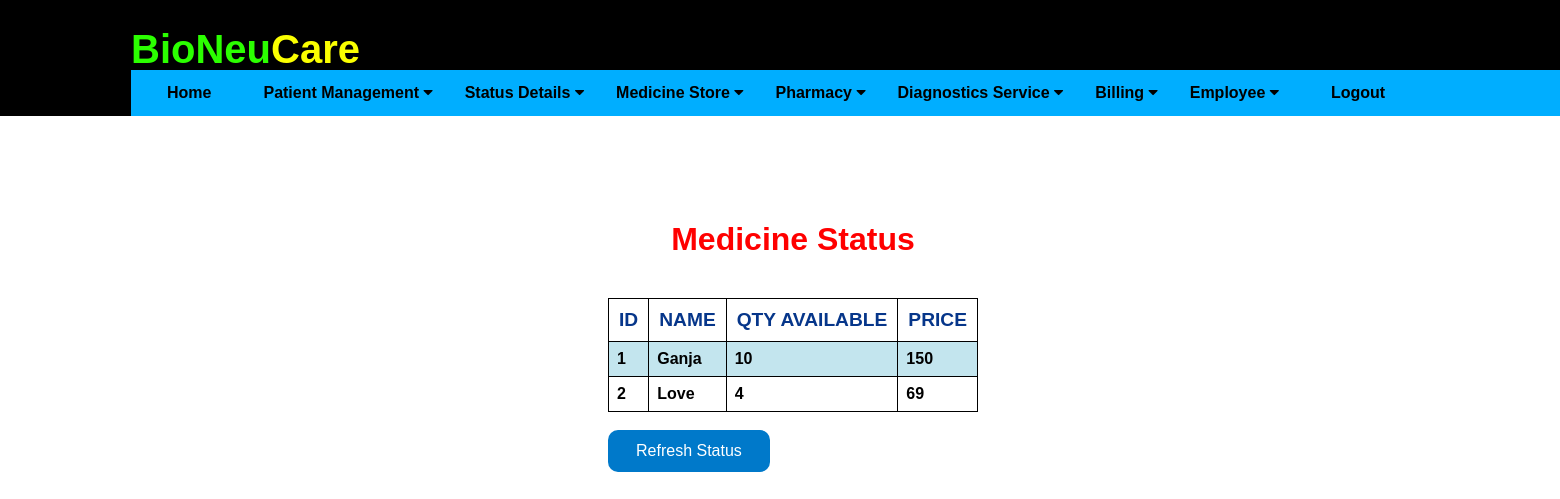
/medicinestatus (signed in), run on the app's committed database.
### application/db.py (models this page shows)
class MedicineMaster(db.Model):
    __tablename__ = 'medicinemaster'
    mid = db.Column(db.Integer, db.ForeignKey('medicines.mid'), primary_key=True)
    mname = db.Column(db.String(20))
    qavailable = db.Column(db.Integer)
    rate = db.Column(db.Integer)

### application/routes.py (the view)
@app.route('/medicinestatus')
def medicinestatus():
    if session.get('username') or session.get('lab'):
        updatep = MedicineMaster.query.all()
        print(updatep)
        if not updatep:
            flash('No Medicines exists in database')
            return redirect( url_for('addMedicine') )
        else:
            print("inside else")
            return render_template('medicinestatus.html', updatep = updatep)
    else:
        return "<h1>You do not have permission to perform this action. Please go back</h1>"

### application/templates/medicinestatus.html (shortened to what this page needs)
{% extends "layout.html" %}
{% block content %}
<div class="stat">
    <h1 style="color: red;">Medicine Status</h1><br>
    <table border="1" align="center">
        <tr>
            <th>ID</th>
            <th>NAME</th>
            <th>QTY AVAILABLE</th>
            <th>PRICE</th>
        </tr>
        {% for update in updatep %}
        <tr>
            <td> {{ update.mid }} </td>
            <td> {{ update.mname }} </td>
            <td> {{ update.qavailable }} </td>
            <td> {{ update.rate }} </td>
        </tr>
        {% else %}
        <h3>No Medicines!</h3>
        {% endfor %}
    </table>
    <br>
    <form action="{{ url_for('medicinestatus') }}">
    <button type="submit" class="ibutton" value="Refresh the list">Refresh Status</button>
    </form>
</div>
{% endblock %}

### application/static/css/main.css (style rules this page uses)
html { overflow-y: scroll; overflow-x: hidden; }
body { font-family: Arial, Helvetica, sans-serif; height: 100%; display: flex; flex-direction: column; }
table, th, td { border: 1px solid black; border-collapse: collapse; }
.stat { position: absolute; top: 200px; padding-left: 600px; }
.stat h1 { text-align: center; }

### application/templates/layout.html (style rules this page uses)
table { font-family: arial, sans-serif; border-collapse: collapse; width: 100%; }
td { border: 1px solid #dddddd; text-align: left; font-weight: bold; padding: 8px; }
th { border: 1px solid #dddddd; width: auto; color: #06368a; text-align: center; font-size: larger; font-weight: bolder; padding: 10px; }
tr:nth-child(even) { background-color: #c3e5ee; }
.ibutton { background-color: #0079ca;; border: 2px; border-radius: 10px; color: white; padding: 12px 28px; text-align: center; text-decoration: none; display: inline-block; font-size: 16px; }

### data on the page
MedicineMaster: mid "1", mname "Ganja", qavailable "10", rate "150"
MedicineMaster: mid "2", mname "Love", qavailable "4", rate "69"
